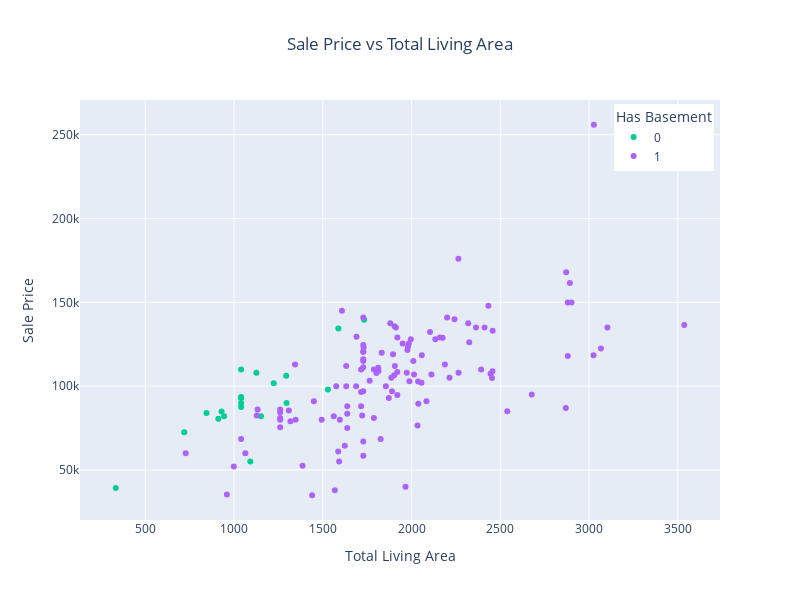

The code cell stored with this chart in its notebook:
### Code cell
# Get low quality homes data
low_qual_data = df[df["grouped_qual"].astype(str) == "Low"].copy()
low_qual_data["has_basement"] = low_qual_data["has_basement"].astype("category")

# Create the plot with a different color scheme
fig = px.scatter(
    low_qual_data,
    x="total_liv_area",
    y="SalePrice",
    color="has_basement",
    color_discrete_map={"True": "blue", "False": "red"},  # Map colors to categories
    hover_data=["Id", "Neighborhood", "OverallQual"],  # Include neighborhood in hover
    # log_x=True,
    # log_y=True,
    title="Sale Price vs Total Living Area",
    labels={
        "total_liv_area": "Total Living Area",
        "SalePrice": "Sale Price",
        "has_basement": "Has Basement",
    },
)

# Update hover template
fig.update_traces(
    hovertemplate="ID: %{customdata[0]}<br>"
    + "Price: $%{y:,.0f}<br>"
    + "Area: %{x:.0f} sq ft<br>"
    + "Neighborhood: %{customdata[1]}<br>"
    + "Actual quality index: %{customdata[2]}<br>"
    "<extra></extra>"
)

# Update layout
fig.update_layout(
    title_x=0.5,
    height=600,
    width=800,
    # Update legend
    legend=dict(title="Has Basement", yanchor="top", y=0.99, xanchor="right", x=0.99),
)

fig.show()

### Figure 1 — Plotly figure (JSON) as saved in the notebook; plotly's stock layout.template omitted (floating-point values rounded to 4 significant figures; data arrays with more than 128 entries replaced by an {"elided": "..."} marker saying what was removed)
{"data": [{"customdata": [[18, "Sawyer", 4], [40, "Edwards", 4], [91, "NAmes", 4], [343, "NAmes", 3], [372, "ClearCr", 4], [521, "OldTown", 4], [534, "BrkSide", 1], [554, "Edwards", 4], [706, "IDOTRR", 4], [737, "NAmes", 3], [750, "Edwards", 4], [1001, "Edwards", 3], [1036, "Edwards", 4], [1046, "Edwards", 3], [1050, "Edwards", 4], [1091, "NAmes", 3], [1219, "BrkSide", 4], [1233, "NAmes", 4], [1322, "BrkSide", 3], [1413, "NAmes", 4]], "hovertemplate": "ID: %{customdata[0]}<br>Price: $%{y:,.0f}<br>Area: %{x:.0f} sq ft<br>Neighborhood: %{customdata[1]}<br>Actual quality index: %{customdata[2]}<br><extra></extra>", "legendgroup": "0", "marker": {"color": "#00cc96", "symbol": "circle"}, "mode": "markers", "name": "0", "orientation": "v", "showlegend": true, "type": "scatter", "x": [1296, 1152, 1040, 1040, 1588, 1294, 334, 1126, 1092, 1040, 1529, 944, 845, 1733, 930, 1040, 912, 1224, 720, 1040], "xaxis": "x", "y": [90000, 82000, 109900, 87500, 134432, 106250, 39300, 108000, 55000, 93500, 98000, 82000, 84000, 139600, 84900, 92900, 80500, 101800, 72500, 90000], "yaxis": "y"}, {"customdata": {"elided": "121x3 mixed values"}, "hovertemplate": "ID: %{customdata[0]}<br>Price: $%{y:,.0f}<br>Area: %{x:.0f} sq ft<br>Neighborhood: %{customdata[1]}<br>Actual quality index: %{customdata[2]}<br><extra></extra>", "legendgroup": "1", "marker": {"color": "#ab63fa", "symbol": "circle"}, "mode": "markers", "name": "1", "orientation": "v", "showlegend": true, "type": "scatter", "x": [1040, 1966, 2188, 1494, 1690, 2445, 1450, 1904, 3536, 2539, 1980, 1920, 2175, 1688, 1855, 1728, 1764, 2242, 2200, 2014, 1728, 2034, 1728, 1716, 1722, 2325, 1562, 1587, 1576, 2901, 1814, 1260, 2880, 1832, 3027, 2038, 1260, 1440, 1133, 1728, 1973, 2457, 2058, 1260, 1728, 1064, 1260, 2265, 2319, 1880, 2869, 999, 2037, 1920, 1728, 2411, 1728, 1988, 1716, 2056, 1802, 2392, 1872, 2134, 2160, 2104, 3025, 1902, 1716, 1638, 960, 2363, 1347, 2880, 1568, 1912, 1309, 1788, 1977, 2084, 1638, 2264, 1890, 1260, 1788, 1638, 1996, 728, 1632, 2010, 3103, 1596, 2456, 2677, 2871, 2433, 1728, 2112, 1344, 1608, 2892, 1826, 1896, 1812, 1128, 1592, 1318, 1632, 1386, 1730, 1920, 2453, 2214, 1728, 1950, 1886, 1985, 3067, 1624, 1728, 1906], "xaxis": "x", "y": [68500, 40000, 113000, 80000, 129500, 107400, 91000, 135750, 136500, 85000, 123600, 94750, 128950, 100000, 100000, 115000, 103200, 140000, 141000, 107000, 97000, 76500, 141000, 88000, 82500, 126175, 82000, 61000, 100000, 150000, 109008, 81000, 118000, 120000, 256000, 89471, 86000, 34900, 86000, 111250, 108000, 133000, 118500, 75500, 67000, 60000, 84500, 108000, 137500, 137500, 87000, 52000, 102776, 129000, 124500, 135000, 120500, 103000, 96500, 102000, 107900, 109900, 93000, 128000, 129000, 132250, 118500, 106500, 110000, 75000, 35311, 135000, 79900, 150000, 37900, 135000, 85500, 110000, 121600, 91000, 88000, 176000, 97000, 80000, 81000, 83500, 128000, 60000, 112000, 115000, 135000, 80000, 108959, 95000, 168000, 148000, 116050, 107000, 113000, 145000, 161500, 68400, 119000, 111000, 82500, 55000, 79000, 100000, 52500, 123000, 108500, 104900, 105000, 58500, 125500, 105000, 125500, 122500, 64500, 120500, 112000], "yaxis": "y"}], "layout": {"height": 600, "legend": {"title": {"text": "Has Basement"}, "tracegroupgap": 0, "x": 0.99, "xanchor": "right", "y": 0.99, "yanchor": "top"}, "title": {"text": "Sale Price vs Total Living Area", "x": 0.5}, "width": 800, "xaxis": {"anchor": "y", "domain": [0, 1], "title": {"text": "Total Living Area"}}, "yaxis": {"anchor": "x", "domain": [0, 1], "title": {"text": "Sale Price"}}}}
